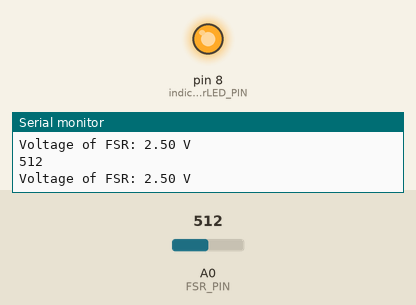
This sketch was run on a simulated Arduino Uno, built with avr-gcc and run on an emulated ATmega328P. Shown: output pins drawn as LEDs (lit = HIGH), the last lines printed to the serial monitor. The inputs (shaded band) are chosen by the test bench; at power-on: A0 (FSR_PIN) = 512.

Above: at 1.2 s.
1.3 s: A0 (FSR_PIN) set to 407
2.8 s: A0 (FSR_PIN) set to 386
At 4.1 s:
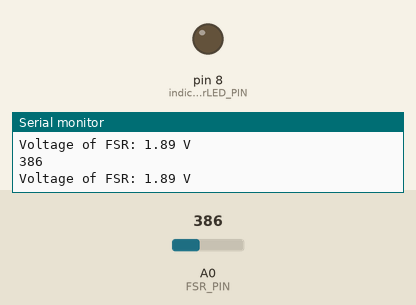
4.5 s: A0 (FSR_PIN) set to 410
At 5.4 s:
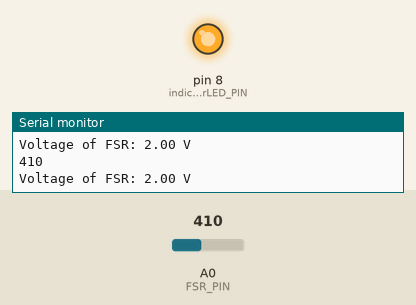
6.0 s: A0 (FSR_PIN) set to 390
At 6.7 s:
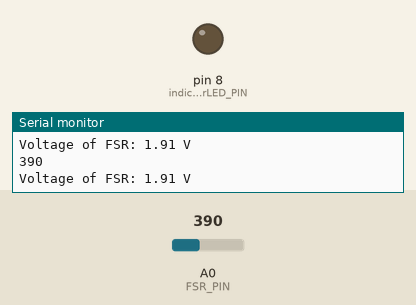
Timing chart, 0 to 8.5 s (numbered marks = the images above; inputs shaded):
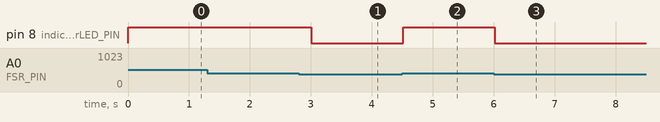

Measured:
- the behaviour switches between 400 and 399 on A0 (FSR_PIN) (found by bisection; images 0 and 1)
- after the input at 2.8 s, pin 8 (indicatorLED_PIN): HIGH → LOW after 0.21 s
- after the input at 4.5 s, pin 8 (indicatorLED_PIN): LOW → HIGH at once
- after the input at 6.0 s, pin 8 (indicatorLED_PIN): HIGH → LOW at once

The sketch:

FSR_test.ino
```cpp
const int FSR_PIN = A0; // Pin connected to FSR/resistor divider
int fsrReading;         // the analog reading from the FSR resistor divider
int fsrVoltage;         // the analog reading converted to voltage
const int indicatorLED_PIN = 8;

void setup()
{
  Serial.begin(9600);
  pinMode(FSR_PIN, INPUT);
  pinMode(indicatorLED_PIN, OUTPUT);
}

void loop()
{
  int fsrADC = analogRead(FSR_PIN);
  double fsrVoltage;

//  if (fsrADC != 0) {
    Serial.println(fsrADC);
    fsrVoltage = map(fsrADC, 0, 1023, 0, 5000);
    Serial.println("Voltage of FSR: " + String(fsrVoltage/1000) + " V");

    if (fsrADC >= 400) {
      digitalWrite(indicatorLED_PIN, HIGH);
    }
    else {
      digitalWrite(indicatorLED_PIN, LOW);
    }

    delay(250);
//  }
  // If the FSR has no pressure, the resistance will be
  // near infinite. So the voltage should be near 0.
//  if (fsrADC != 0) // If the analog reading is non-zero
//  {
//    // Use ADC reading to calculate voltage:
//    float fsrV = fsrADC * VCC / 1023.0;
//    // Use voltage and static resistor value to
//    // calculate FSR resistance:
//    float fsrR = R_DIV * (VCC / fsrV - 1.0);
//    Serial.println("Resistance: " + String(fsrR) + " ohms");
//    // Guesstimate force based on slopes in figure 3 of
//    // FSR datasheet:
//    float force;
//    float fsrG = 1.0 / fsrR; // Calculate conductance
//    // Break parabolic curve down into two linear slopes:
//    if (fsrR <= 600)
//      force = (fsrG - 0.00075) / 0.00000032639;
//    else
//      force =  fsrG / 0.000000642857;
//    Serial.println("Force: " + String(force) + " g");
//    Serial.println();
//
//    delay(500);
//  }
//  else
//  {
//    // No pressure detected
//  }
}
```
